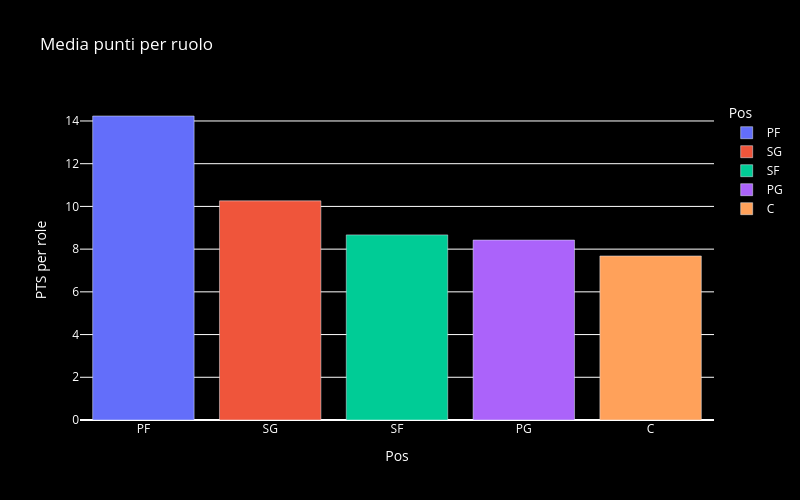

Notebook code for this chart:
### Code cell
fig = px.bar(
    pts,
    x="Pos",
    y="PTS per role",
    width = 800,
    height = 500,
    title = "Media punti per ruolo",
    color = "Pos"
)

fig.update_layout(
    paper_bgcolor='black',
    plot_bgcolor='black',
    font=dict(color='white'),
    xaxis=dict(color='white'),
    yaxis=dict(color='white')
)

fig.show()

### Figure 1 — Plotly figure (JSON) as saved in the notebook; plotly's stock layout.template omitted (floating-point values rounded to 4 significant figures)
{"data": [{"hovertemplate": "Pos=%{x}<br>PTS per role=%{y}<extra></extra>", "legendgroup": "PF", "marker": {"color": "#636efa", "pattern": {"shape": ""}}, "name": "PF", "orientation": "v", "showlegend": true, "textposition": "auto", "type": "bar", "x": ["PF"], "xaxis": "x", "y": [14.23], "yaxis": "y"}, {"hovertemplate": "Pos=%{x}<br>PTS per role=%{y}<extra></extra>", "legendgroup": "SG", "marker": {"color": "#EF553B", "pattern": {"shape": ""}}, "name": "SG", "orientation": "v", "showlegend": true, "textposition": "auto", "type": "bar", "x": ["SG"], "xaxis": "x", "y": [10.26], "yaxis": "y"}, {"hovertemplate": "Pos=%{x}<br>PTS per role=%{y}<extra></extra>", "legendgroup": "SF", "marker": {"color": "#00cc96", "pattern": {"shape": ""}}, "name": "SF", "orientation": "v", "showlegend": true, "textposition": "auto", "type": "bar", "x": ["SF"], "xaxis": "x", "y": [8.667], "yaxis": "y"}, {"hovertemplate": "Pos=%{x}<br>PTS per role=%{y}<extra></extra>", "legendgroup": "PG", "marker": {"color": "#ab63fa", "pattern": {"shape": ""}}, "name": "PG", "orientation": "v", "showlegend": true, "textposition": "auto", "type": "bar", "x": ["PG"], "xaxis": "x", "y": [8.425], "yaxis": "y"}, {"hovertemplate": "Pos=%{x}<br>PTS per role=%{y}<extra></extra>", "legendgroup": "C", "marker": {"color": "#FFA15A", "pattern": {"shape": ""}}, "name": "C", "orientation": "v", "showlegend": true, "textposition": "auto", "type": "bar", "x": ["C"], "xaxis": "x", "y": [7.68], "yaxis": "y"}], "layout": {"barmode": "relative", "font": {"color": "white"}, "height": 500, "legend": {"title": {"text": "Pos"}, "tracegroupgap": 0}, "paper_bgcolor": "black", "plot_bgcolor": "black", "title": {"text": "Media punti per ruolo"}, "width": 800, "xaxis": {"anchor": "y", "categoryarray": ["PF", "SG", "SF", "PG", "C"], "categoryorder": "array", "color": "white", "domain": [0, 1], "title": {"text": "Pos"}}, "yaxis": {"anchor": "x", "color": "white", "domain": [0, 1], "title": {"text": "PTS per role"}}}}
